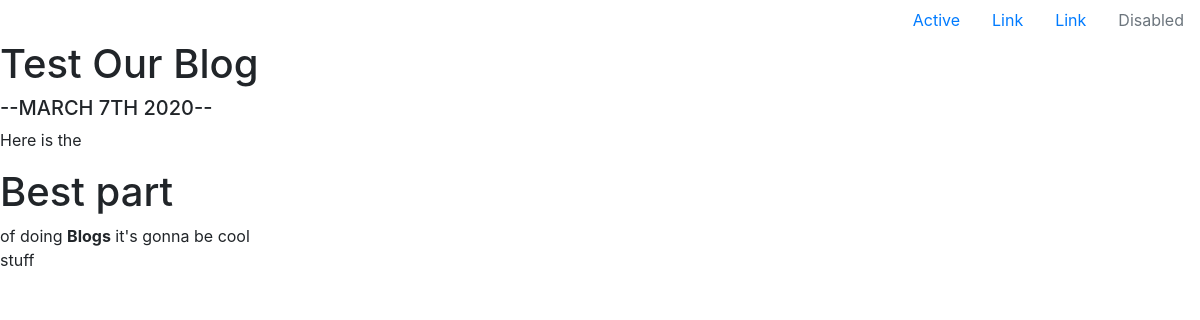
Page /blog/7/ on the committed database.
### blog/models.py (models this page shows, shortened)
class Blog(models.Model):
    title = models.CharField(max_length=30)
    description= models.TextField()
    date = models.DateField()

### blog/views.py (the view)
# urls.py: path('<int:blog_id>/',views.detail,name='detail'),
def detail(request,blog_id):
    blog = get_object_or_404(Blog ,pk=blog_id)
    return render(request,'blog/detail.html',{'blog':blog})

### blog/templates/blog/detail.html (shortened to what this page needs)
<!DOCTYPE html>
{% extends 'portfolio/base.html' %}
    {% block content %}
    <div>
        <h1>{{ blog.title }}</h1>
        <h5> --{{ blog.date|date:'F jS Y'|upper }}-- </h5>
        <p>{{ blog.description|safe }}</p>
    </div>
    {% endblock content %}

### rows in the picture
Blog: title "Test Our Blog", date "MARCH 7TH 2020", description "Here is the Best part of doing Blogs it's gonna be cool stuff"
